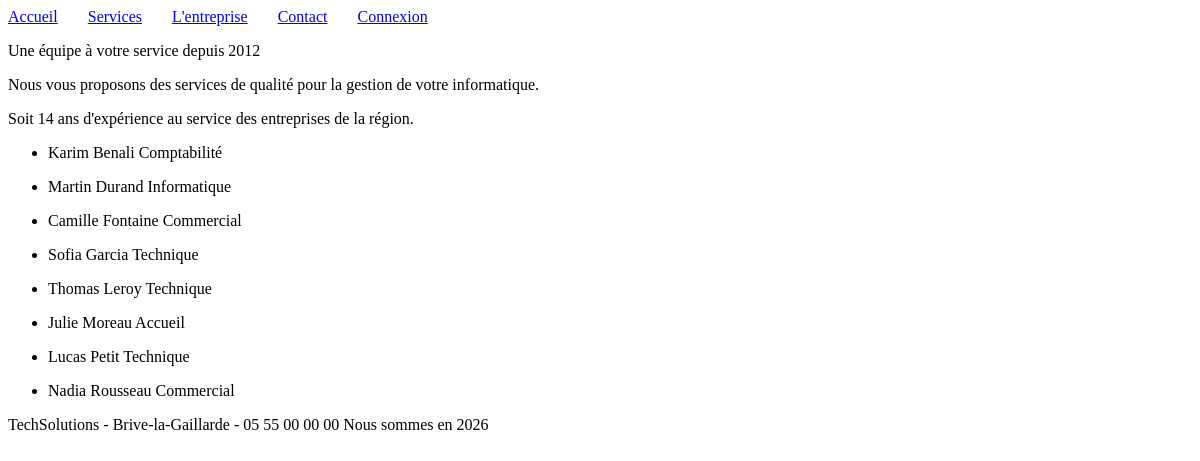
Screenshot of /entreprise.php with the database file from the repository.
### tables this page shows
CREATE TABLE `utilisateurs` (
  `id` int(11) NOT NULL,
  `identifiant` varchar(30) NOT NULL,
  `mot_de_passe` varchar(255) NOT NULL,
  `prenom` varchar(50) NOT NULL,
  `nom` varchar(50) NOT NULL,
  `service` varchar(50) NOT NULL,
  `role` varchar(10) NOT NULL
);

### inc/infos.php (called while the page is built, shortened)
<?php
$entreprise = "TechSolutions";
$ville = "Brive-la-Gaillarde";
$telephone = "05 55 00 00 00";
$creation =2012;
$experience = date("Y") - $creation;
?>

### entreprise.php (the view, shortened to what this page needs)
<?php include "inc/infos.php"; ?>
<?php require "inc/bdd.php"; ?>
<?php
$requete = $pdo->query("SELECT prenom, nom, service FROM utilisateurs ORDER BY nom");
$equipe = $requete->fetchAll();
?>
<!DOCTYPE html>
<html lang="fr">
  <head>
     <link rel="stylesheet" href="css/Style.css"
   </head>
   <body>
     <?php include "inc/menu.php"; ?>
     <p>Une équipe à votre service depuis <?php echo $creation; ?></p>
     <p>Nous vous proposons des services de qualité pour la gestion de votre informatique.</p>
    <p>Soit <?php echo $experience; ?> ans d'expérience au service des entreprises de la région.</p>
      <?php foreach ($equipe as $u) { ?>
      <tr><ul>
        <li><?php echo $u["prenom"];?> <?php echo $u["nom"]; ?> <?php echo $u["service"]; ?></li>
      </tr></ul>
      <?php } ?>
     <?php include "inc/pied.php"; ?>
    </body>

### inc/menu.php
<nav>
  <ul class="menu">
    <li><a class="lien-menu" href="index.php">Accueil</a></li>
    <li><a class="lien-menu" href="services.php">Services</a></li>
    <li><a class="lien-menu" href="entreprise.php">L'entreprise</a></li>
    <li><a class="lien-menu" href="contact.php">Contact</a></li>
    <li><a class="lien-menu" href="connexion.php">Connexion</a></li>
  </ul>
</nav>

### inc/pied.php
<p id="pied"><?php echo $entreprise . " - " . $ville . " - " . $telephone; echo " Nous sommes en " . date("Y"); ?></p>

### css/style.css (style rules this page uses)
.menu { display: flex; list-style: none; gap: 30px; padding: 0; margin: 0; }

### rows the page displays
utilisateurs: prenom "Karim", nom "Benali", service "Comptabilité"
utilisateurs: prenom "Martin", nom "Durand", service "Informatique"
utilisateurs: prenom "Camille", nom "Fontaine", service "Commercial"
utilisateurs: prenom "Sofia", nom "Garcia", service "Technique"
utilisateurs: prenom "Thomas", nom "Leroy", service "Technique"
utilisateurs: prenom "Julie", nom "Moreau", service "Accueil"
utilisateurs: prenom "Lucas", nom "Petit", service "Technique"
utilisateurs: prenom "Nadia", nom "Rousseau", service "Commercial"

### other values shown
$creation "2012"
$experience "14"
$entreprise "TechSolutions"
$ville "Brive-la-Gaillarde"
$telephone "05 55 00 00 00"
